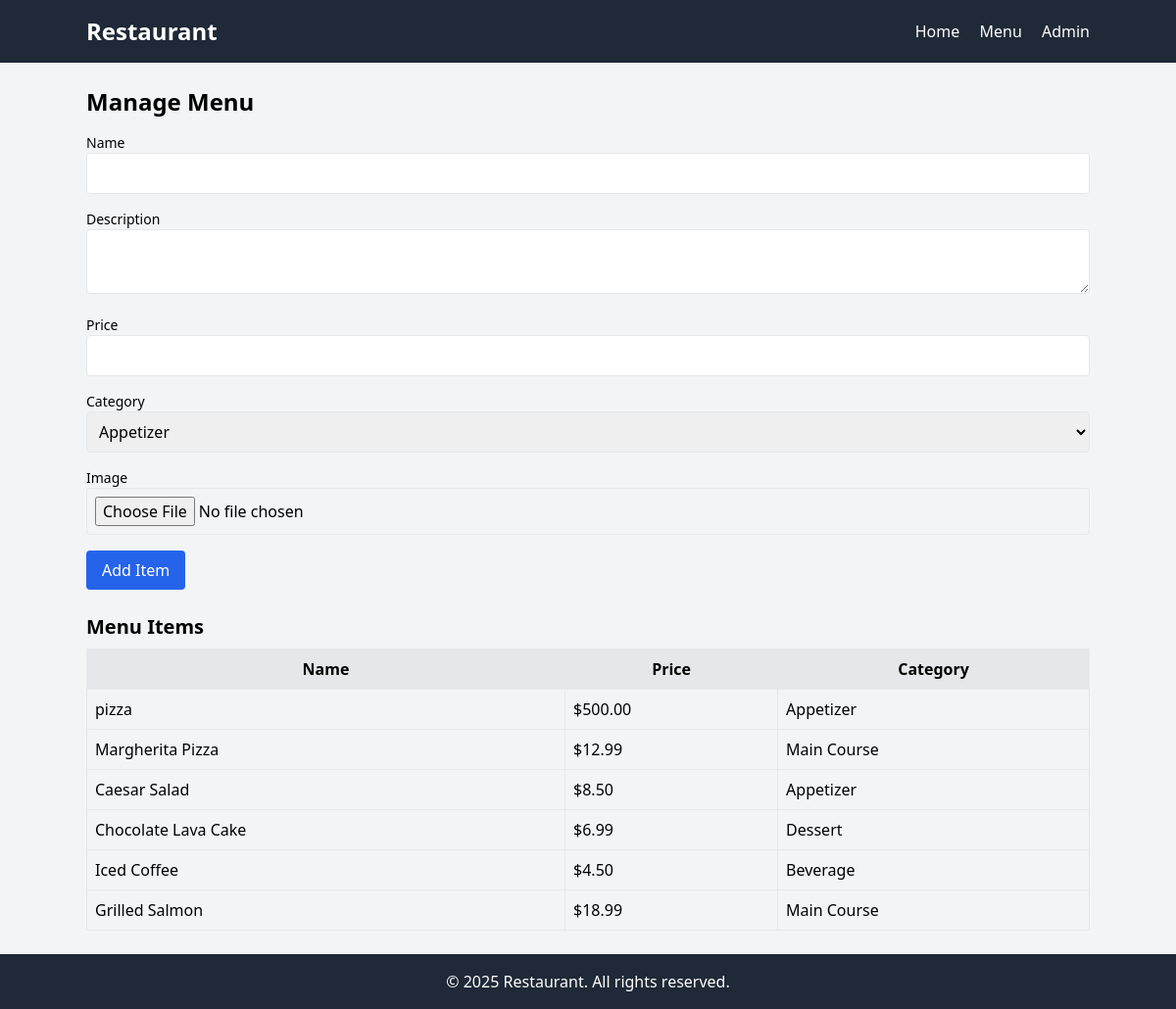
Page /manage_menu.php on the committed database.
### tables this page shows
CREATE TABLE `menu_items` (
  `id` int(11) NOT NULL,
  `name` varchar(100) NOT NULL,
  `description` text DEFAULT NULL,
  `price` decimal(10,2) NOT NULL,
  `category` enum('Appetizer','Main Course','Dessert','Beverage') NOT NULL,
  `image` varchar(255) DEFAULT NULL,
  `created_at` timestamp NOT NULL DEFAULT current_timestamp()
);

### manage_menu.php (the view, shortened to what this page needs)
<?php
require_once 'db_connect.php';
require_once 'header.php';
$stmt = $pdo->query("SELECT * FROM menu_items");
$menu_items = $stmt->fetchAll(PDO::FETCH_ASSOC);
?>
<h2 class="text-2xl font-bold mb-4">Manage Menu</h2>
<form method="post" enctype="multipart/form-data" class="mb-6 space-y-4">
    <div>
        <label for="name" class="block text-sm font-medium">Name</label>
        <input type="text" id="name" name="name" required class="w-full p-2 border rounded">
    </div>
    <div>
        <label for="description" class="block text-sm font-medium">Description</label>
        <textarea id="description" name="description" class="w-full p-2 border rounded"></textarea>
    </div>
    <div>
        <label for="price" class="block text-sm font-medium">Price</label>
        <input type="number" step="0.01" id="price" name="price" required class="w-full p-2 border rounded">
    </div>
    <div>
        <label for="category" class="block text-sm font-medium">Category</label>
        <select id="category" name="category" required class="w-full p-2 border rounded">
            <option value="Appetizer">Appetizer</option>
        </select>
    </div>
    <div>
        <label for="image" class="block text-sm font-medium">Image</label>
        <input type="file" id="image" name="image" class="w-full p-2 border rounded">
    </div>
    <button type="submit" class="bg-blue-600 text-white py-2 px-4 rounded hover:bg-blue-700">Add Item</button>
</form>
<h3 class="text-xl font-semibold mb-2">Menu Items</h3>
<table class="w-full border-collapse border">
    <thead>
        <tr class="bg-gray-200">
            <th class="border p-2">Name</th>
            <th class="border p-2">Price</th>
            <th class="border p-2">Category</th>
        </tr>
    </thead>
    <tbody>
        <?php foreach ($menu_items as $item): ?>
            <tr>
                <td class="border p-2"><?php echo htmlspecialchars($item['name']); ?></td>
                <td class="border p-2">$<?php echo number_format($item['price'], 2); ?></td>
                <td class="border p-2"><?php echo htmlspecialchars($item['category']); ?></td>
            </tr>
        <?php endforeach; ?>
    </tbody>
</table>
<?php require_once 'footer.php'; ?>

### header.php (shortened to what this page needs)
<!DOCTYPE html>
<html lang="en">
<head>
    <script src="https://cdn.tailwindcss.com"></script>
</head>
<body class="bg-gray-100">
    <nav class="bg-gray-800 p-4">
        <div class="container mx-auto flex justify-between items-center">
            <a href="index.php" class="text-white text-2xl font-bold">Restaurant</a>
            <div class="space-x-4">
                <a href="index.php" class="text-white hover:text-gray-300">Home</a>
                <a href="menu.php" class="text-white hover:text-gray-300">Menu</a>
                <a href="manage_menu.php" class="text-white hover:text-gray-300">Admin</a>
            </div>
        </div>
    </nav>
    <div class="container mx-auto mt-6">

### footer.php
</div>
    <footer class="bg-gray-800 text-white text-center p-4 mt-6">
        <p>© 2025 Restaurant. All rights reserved.</p>
    </footer>
</body>
</html>

### rows in the picture
menu_items: name "pizza", price "500.00", category "Appetizer"
menu_items: name "Margherita Pizza", price "12.99", category "Main Course"
menu_items: name "Caesar Salad", price "8.50", category "Appetizer"
menu_items: name "Chocolate Lava Cake", price "6.99", category "Dessert"
menu_items: name "Iced Coffee", price "4.50", category "Beverage"
menu_items: name "Grilled Salmon", price "18.99", category "Main Course"
